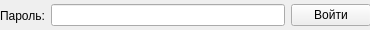
<?xml version="1.0" encoding="UTF-8"?>
<ui version="4.0">
 <class>LoginWindow</class>
 <widget class="QWidget" name="LoginWindow">
  <property name="geometry">
   <rect>
    <x>0</x>
    <y>0</y>
    <width>370</width>
    <height>30</height>
   </rect>
  </property>
  <property name="minimumSize">
   <size>
    <width>370</width>
    <height>30</height>
   </size>
  </property>
  <property name="maximumSize">
   <size>
    <width>370</width>
    <height>30</height>
   </size>
  </property>
  <property name="windowTitle">
   <string>LoginWindow</string>
  </property>
  <widget class="QWidget" name="horizontalLayoutWidget">
   <property name="geometry">
    <rect>
     <x>0</x>
     <y>0</y>
     <width>371</width>
     <height>31</height>
    </rect>
   </property>
   <layout class="QHBoxLayout" name="horizontalLayout">
    <item>
     <widget class="QLabel" name="label">
      <property name="text">
       <string>Пароль:</string>
      </property>
     </widget>
    </item>
    <item>
     <widget class="QLineEdit" name="passwordText">
      <property name="echoMode">
       <enum>QLineEdit::Password</enum>
      </property>
     </widget>
    </item>
    <item>
     <widget class="QPushButton" name="loginButton">
      <property name="cursor">
       <cursorShape>PointingHandCursor</cursorShape>
      </property>
      <property name="text">
       <string>Войти</string>
      </property>
     </widget>
    </item>
   </layout>
  </widget>
 </widget>
 <resources/>
 <connections/>
</ui>
